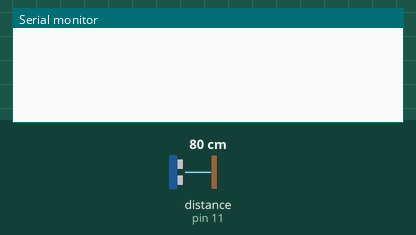
This sketch was run on a simulated Arduino Uno, built with avr-gcc and run on an emulated ATmega328P. On the bench: the last lines printed to the serial monitor. Wiring (inferred from the names in the program): ultrasonic range finder: trigger pin 10; echo pin 11. The inputs (shaded band) are chosen by the test bench; at power-on: distance to the obstacle (sensor on pin 11) 80 cm. The echo pulse lasts 58.3 µs per cm.

Above: at 1.2 s.
1.3 s: distance to the obstacle (sensor on pin 11) set to 2 cm
At 2.5 s:
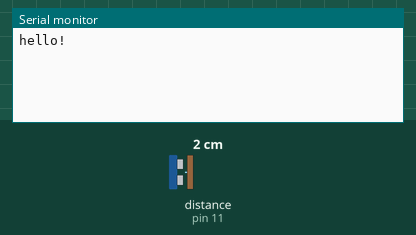
2.8 s: distance to the obstacle (sensor on pin 11) set to 35 cm
At 3.6 s:
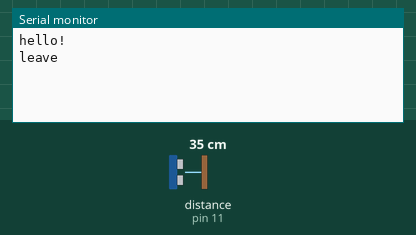

Measured:
- after the input at 1.3 s, the serial monitor: prints a new line at once (image 1)
- after the input at 2.8 s, the serial monitor: prints a new line at once (image 2)

The sketch:

ultrasonic_distance_detection.ino
```cpp
// defines pins numbers
const int trigPin = 10;
const int echoPin = 11;

boolean insideRange = false; // whether a person is already inside the range or not

int distance1 = 0;
int distance2 = 0;
int distanceDifference = 0;

int detectionRange = 30;

void setup() {
  pinMode(trigPin, OUTPUT); // Sets the trigPin as an Output
  pinMode(echoPin, INPUT); // Sets the echoPin as an Input
  Serial.begin(9600);
}


void loop() {

  distance1 = proximityRead(trigPin, echoPin);
  distance2 = proximityRead(trigPin, echoPin);
  distanceDifference = distance2 - distance1;

  if (abs(distanceDifference) < 100) { // delta filtering
    if (insideRange == false) { // from outside to inside?
      if ((distance1 > 0) && (distance1 < detectionRange)) {
        Serial.println("hello!");
        insideRange = true;
        delay(500);
      }
    } else { // still inside the range or leave the range?
      if ((distance1 > 30) || (distance1 < 0)) { // outside
        insideRange = false;
        Serial.println("leave");
        delay(500);
      }
    }
  }
}

int proximityRead(int proximityTrigPin, int proximityEchoPin) {
  long duration;
  int distance;
  digitalWrite(proximityTrigPin, LOW);
  delayMicroseconds(2);

  // Sets the trigPin on HIGH state for 10 micro seconds
  digitalWrite(proximityTrigPin, HIGH);
  delayMicroseconds(10);
  digitalWrite(proximityTrigPin, LOW);

  // Reads the echoPin, returns the sound wave travel time in microseconds
  duration = pulseIn(proximityEchoPin, HIGH);

  // Calculating the distance
  distance = duration * 0.034 / 2;

  return distance;
}
```
